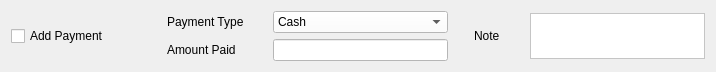
   <widget class="QWidget" name="layoutWidget">
    <property name="geometry">
     <rect>
      <x>50</x>
      <y>580</y>
      <width>711</width>
      <height>63</height>
     </rect>
    </property>
    <layout class="QHBoxLayout" name="horizontalLayout_10">
     <item>
      <widget class="QCheckBox" name="add_payment_checkb">
       <property name="minimumSize">
        <size>
         <width>150</width>
         <height>0</height>
        </size>
       </property>
       <property name="maximumSize">
        <size>
         <width>150</width>
         <height>16777215</height>
        </size>
       </property>
       <property name="font">
        <font>
         <pointsize>9</pointsize>
        </font>
       </property>
       <property name="text">
        <string>Add Payment</string>
       </property>
      </widget>
     </item>
     <item>
      <layout class="QVBoxLayout" name="verticalLayout_5">
       <item>
        <layout class="QHBoxLayout" name="horizontalLayout_8">
         <item>
          <widget class="QLabel" name="payment_type_lbl">
           <property name="minimumSize">
            <size>
             <width>100</width>
             <height>0</height>
            </size>
           </property>
           <property name="maximumSize">
            <size>
             <width>100</width>
             <height>16777215</height>
            </size>
           </property>
           <property name="font">
            <font>
             <pointsize>9</pointsize>
            </font>
           </property>
           <property name="text">
            <string>Payment Type</string>
           </property>
          </widget>
         </item>
         <item>
          <widget class="QComboBox" name="payment_type_cmb">
           <property name="minimumSize">
            <size>
             <width>175</width>
             <height>0</height>
            </size>
           </property>
           <property name="maximumSize">
            <size>
             <width>175</width>
             <height>16777215</height>
            </size>
           </property>
           <property name="font">
            <font>
             <pointsize>9</pointsize>
            </font>
           </property>
           <property name="styleSheet">
            <string notr="true">background-color:white;</string>
           </property>
           <property name="editable">
            <bool>false</bool>
           </property>
           <item>
            <property name="text">
             <string>Cash</string>
            </property>
           </item>
           <item>
            <property name="text">
             <string>Cash Memo</string>
            </property>
           </item>
          </widget>
         </item>
        </layout>
       </item>
       <item>
        <layout class="QHBoxLayout" name="horizontalLayout_9">
         <item>
          <widget class="QLabel" name="amount_paid_lbl">
           <property name="minimumSize">
            <size>
             <width>100</width>
             <height>0</height>
            </size>
           </property>
           <property name="maximumSize">
            <size>
             <width>100</width>
             <height>16777215</height>
            </size>
           </property>
           <property name="font">
            <font>
             <pointsize>9</pointsize>
            </font>
           </property>
           <property name="text">
            <string>Amount Paid</string>
           </property>
          </widget>
         </item>
         <item>
          <widget class="QLineEdit" name="amount_paid_le">
           <property name="minimumSize">
            <size>
             <width>175</width>
             <height>0</height>
            </size>
           </property>
           <property name="maximumSize">
            <size>
             <width>175</width>
             <height>16777215</height>
            </size>
           </property>
           <property name="font">
            <font>
             <pointsize>9</pointsize>
            </font>
           </property>
           <property name="styleSheet">
            <string notr="true">background-color:white;</string>
           </property>
          </widget>
         </item>
        </layout>
       </item>
      </layout>
     </item>
     <item>
      <spacer name="horizontalSpacer_2">
       <property name="orientation">
        <enum>Qt::Horizontal</enum>
       </property>
       <property name="sizeType">
        <enum>QSizePolicy::Fixed</enum>
       </property>
       <property name="sizeHint" stdset="0">
        <size>
         <width>20</width>
         <height>20</height>
        </size>
       </property>
      </spacer>
     </item>
     <item>
      <widget class="QLabel" name="note_lbl">
       <property name="minimumSize">
        <size>
         <width>50</width>
         <height>0</height>
        </size>
       </property>
       <property name="maximumSize">
        <size>
         <width>50</width>
         <height>16777215</height>
        </size>
       </property>
       <property name="font">
        <font>
         <pointsize>9</pointsize>
        </font>
       </property>
       <property name="text">
        <string>Note</string>
       </property>
      </widget>
     </item>
     <item>
      <widget class="QTextEdit" name="note_te">
       <property name="minimumSize">
        <size>
         <width>175</width>
         <height>46</height>
        </size>
       </property>
       <property name="maximumSize">
        <size>
         <width>175</width>
         <height>46</height>
        </size>
       </property>
       <property name="font">
        <font>
         <pointsize>9</pointsize>
        </font>
       </property>
       <property name="styleSheet">
        <string notr="true">background-color:white;</string>
       </property>
      </widget>
     </item>
    </layout>
   </widget>
